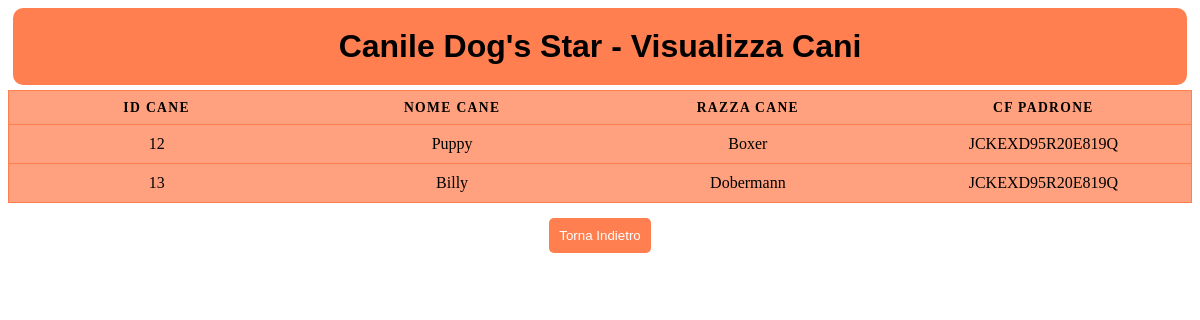
The page /Canile/viewcani.php on the database its author committed.
### tables this page shows
CREATE TABLE IF NOT EXISTS `cani` (
  `id_cane` int NOT NULL AUTO_INCREMENT,
  `razza` varchar(50) NOT NULL,
  `nome_cane` varchar(50) NOT NULL,
  `cf_padrone` varchar(30) NOT NULL,
  PRIMARY KEY (`id_cane`),
  KEY `fk_padrone` (`cf_padrone`)
);

### Canile/viewcani.php (the view, shortened to what this page needs)
<!DOCTYPE html>
<html lang="en">
<head>
    <link href="style.css" rel="stylesheet">
</head>
<body>
    <h1 id="titolo">Canile Dog's Star - Visualizza Cani</h1>
<?php
  include "connect.php";
  $str = "select * from cani" ;
  $result = mysqli_query($conn,$str);
  echo '<table>
          <thead>
            <tr>
              <th scope="col">ID Cane</th>
              <th scope="col">Nome Cane</th>
              <th scope="col">Razza Cane</th>
              <th scope="col">CF Padrone</th>
            </tr>
          </thead>
        <tbody>';
  while($row = mysqli_fetch_assoc($result)) {
    echo '<tr>
            <td data-label="ID Cane">'.$row["id_cane"].'</td>
            <td data-label="Nome Cane">'.$row["nome_cane"].'</td>
            <td data-label="Razza Cane">'.$row["razza"].'</td>
            <td data-label="CF Padrone">'.$row["cf_padrone"].'</td>
          </tr>';
  }
  echo '</tbody></table>';
?>
<div style="text-align: center;">
        <button id="indietro" onclick="vai('./visualizza.html')"> Torna Indietro </button>
    </div>
</body>
</html>

### Canile/style.css (style rules this page uses)
#titolo { text-align: center; background-color: coral; padding: 20px; margin: 5px; border-radius: 10px; font-family: 'Trebuchet MS', 'Lucida Sans Unicode', 'Lucida Grande', 'Lucida Sans', Arial, sans-serif; }
#indietro { padding: 10px; margin-top: 15px; text-align: center; background-color: coral; color: white; border: 0; border-radius: 5px; cursor: pointer; }
table { border: 1px solid coral; border-collapse: collapse; margin: 0; padding: 0; width: 100%; table-layout: fixed; }
table tr { background-color: rgba(255, 127, 80, 0.738); border: 1px solid coral; padding: .35em; }
table th, table td { padding: .625em; text-align: center; }
table th { font-size: .85em; letter-spacing: .1em; text-transform: uppercase; }

### rows shown on the page
cani: id_cane "12", nome_cane "Puppy", razza "Boxer", cf_padrone "JCKEXD95R20E819Q"
cani: id_cane "13", nome_cane "Billy", razza "Dobermann", cf_padrone "JCKEXD95R20E819Q"
